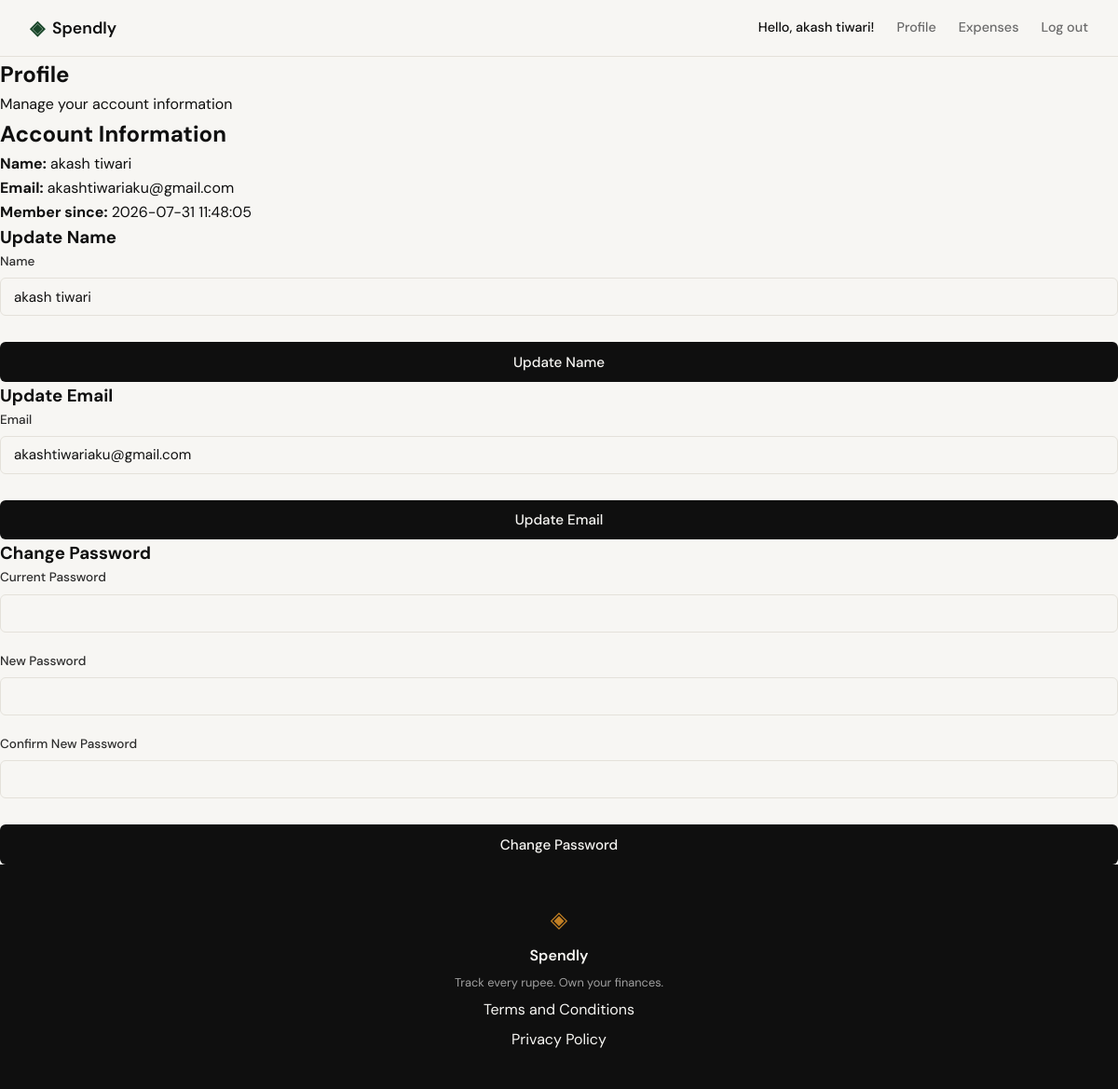
The app's page /profile (signed in) with its own data.
### tables this page shows
CREATE TABLE users (
            id INTEGER PRIMARY KEY AUTOINCREMENT,
            name TEXT NOT NULL,
            email TEXT UNIQUE NOT NULL,
            password_hash TEXT NOT NULL,
            created_at TEXT DEFAULT CURRENT_TIMESTAMP
        );

### app.py (the view)
@app.route("/profile")
@login_required
def profile():
    user = get_user_by_id(session['user_id'])
    if user is None:
        flash("User not found.", "error")
        return redirect(url_for("login"))
    return render_template("profile.html", user=user)

### app.py (called while the page is built)
def is_authenticated():
    return 'user_id' in session

def login_required(f):
    from functools import wraps
    @wraps(f)
    def decorated_function(*args, **kwargs):
        if not is_authenticated():
            flash('Please log in to access this page.', 'warning')
            return redirect(url_for('login'))
        return f(*args, **kwargs)
    return decorated_function

### database/db.py (called while the page is built)
def get_db():
    db = getattr(g, '_database', None)
    if db is None:
        db = g._database = sqlite3.connect(DATABASE)
        db.row_factory = sqlite3.Row
        db.execute("PRAGMA foreign_keys = ON")
    return db

def get_user_by_id(user_id):
    db = get_db()
    cursor = db.cursor()
    cursor.execute('SELECT * FROM users WHERE id = ?', (user_id,))
    return cursor.fetchone()

### templates/profile.html (shortened to what this page needs)
{% extends "base.html" %}
{% block content %}
<section class="profile-section">
    <div class="profile-container">
        <div class="profile-header">
            <h1 class="profile-title">Profile</h1>
            <p class="profile-subtitle">Manage your account information</p>
        </div>
        <div class="profile-card">
            <div class="profile-info">
                <h2>Account Information</h2>
                <p><strong>Name:</strong> {{ user.name }}</p>
                <p><strong>Email:</strong> {{ user.email }}</p>
                <p><strong>Member since:</strong> {{ user.created_at }}</p>
            </div>
            <div class="profile-forms">
                <form method="POST" action="{{ url_for('update_name') }}" class="update-form">
                    <h3>Update Name</h3>
                    <div class="form-group">
                        <label for="name">Name</label>
                        <input type="text" id="name" name="name" class="form-input" value="{{ user.name }}" required>
                    </div>
                    <button type="submit" class="btn-submit">Update Name</button>
                </form>
                <form method="POST" action="{{ url_for('update_email') }}" class="update-form">
                    <h3>Update Email</h3>
                    <div class="form-group">
                        <label for="email">Email</label>
                        <input type="email" id="email" name="email" class="form-input" value="{{ user.email }}" required>
                    </div>
                    <button type="submit" class="btn-submit">Update Email</button>
                </form>
                <form method="POST" action="{{ url_for('change_password') }}" class="update-form">
                    <h3>Change Password</h3>
                    <div class="form-group">
                        <label for="current_password">Current Password</label>
                        <input type="password" id="current_password" name="current_password" class="form-input" required>
                    </div>
                    <div class="form-group">
                        <label for="new_password">New Password</label>
                        <input type="password" id="new_password" name="new_password" class="form-input" required>
                    </div>
                    <div class="form-group">
                        <label for="confirm_password">Confirm New Password</label>
                        <input type="password" id="confirm_password" name="confirm_password" class="form-input" required>
                    </div>
                    <button type="submit" class="btn-submit">Change Password</button>
                </form>
            </div>
        </div>
    </div>
</section>
{% endblock %}

### templates/base.html (shortened to what this page needs)
<!DOCTYPE html>
<html lang="en">
<head>
    <link rel="stylesheet" href="{{ url_for('static', filename='css/style.css') }}">
</head>
<body>
    <nav class="navbar">
        <div class="nav-inner">
            <a href="{{ url_for('landing') }}" class="nav-brand">
                <span class="brand-icon">◈</span>
                <span class="brand-name">Spendly</span>
            </a>
            <div class="nav-links">
                {% if session.user_id %}
                  <span class="nav-user">Hello, {{ session.user_name }}!</span>
                  <a href="{{ url_for('profile') }}">Profile</a>
                  <a href="{{ url_for('expenses_index') }}">Expenses</a>
                  <a href="{{ url_for('logout') }}">Log out</a>
                {% else %}
                  <a href="{{ url_for('login') }}">Sign in</a>
                  <a href="{{ url_for('register') }}" class="nav-cta">Get started</a>
                {% endif %}
            </div>
        </div>
    </nav>
    <main class="main-content">
        {% block content %}{% endblock %}
    </main>
    <footer class="footer">
        <div class="footer-inner">
            <span class="brand-icon">◈</span>
            <span class="footer-name">Spendly</span>
            <p class="footer-copy">Track every rupee. Own your finances.</p>
            <a href="/terms">Terms and Conditions</a>
            <a href="/privacy">Privacy Policy</a>
        </div>
    </footer>
</body>
</html>

### static/css/style.css (style rules this page uses)
:root { --ink: #0f0f0f; --ink-soft: #2d2d2d; --ink-muted: #6b6b6b; --ink-faint: #a0a0a0; --paper: #f7f6f3; --paper-warm: #f0ede6; --paper-card: #ffffff; --accent: #1a472a; --accent-light: #e8f0eb; --accent-2: #c17f24; --accent-2-light: #fdf3e3; --danger: #c0392b; --danger-light: #fdecea; --border: #e4e1da; --border-soft: #eeebe4; --font-display: 'DM Serif Display', Georgia, serif; --font-body: 'DM Sans', system-ui, sans-serif; --max-width: 1200px; --auth-width: 440px; --radius-sm: 6px; --radius-md: 12px; --radius-lg: 20px; }
*, *::before, *::after { box-sizing: border-box; margin: 0; padding: 0; }
html { font-size: 16px; scroll-behavior: smooth; }
body { background: var(--paper); color: var(--ink); font-family: var(--font-body); font-size: 1rem; line-height: 1.6; -webkit-font-smoothing: antialiased; }
a { color: inherit; text-decoration: none; }
.navbar { position: sticky; top: 0; z-index: 100; background: var(--paper); border-bottom: 1px solid var(--border); padding: 0 2rem; }
.nav-inner { max-width: var(--max-width); margin: 0 auto; height: 60px; display: flex; align-items: center; justify-content: space-between; }
.nav-brand { display: flex; align-items: center; gap: 0.5rem; font-family: var(--font-body); font-weight: 600; font-size: 1.1rem; color: var(--ink); }
.brand-icon { color: var(--accent); font-size: 1.3rem; }
.brand-name { color: var(--ink); }
.nav-links { display: flex; align-items: center; gap: 1.5rem; font-size: 0.9rem; font-weight: 500; }
.nav-links a { color: var(--ink-muted); transition: color 0.2s; }
.main-content { min-height: calc(100vh - 60px - 100px); }
.form-group { margin-bottom: 1.25rem; }
.form-group label { display: block; font-size: 0.85rem; font-weight: 500; color: var(--ink-soft); margin-bottom: 0.4rem; }
.form-input { width: 100%; padding: 0.6rem 0.875rem; border: 1px solid var(--border); border-radius: var(--radius-sm); font-family: var(--font-body); font-size: 0.95rem; color: var(--ink); background: var(--paper); outline: none; transition: border-color 0.2s; }
.form-input::placeholder { color: var(--ink-faint); }
.btn-submit { width: 100%; padding: 0.7rem; background: var(--ink); color: var(--paper); border: none; border-radius: var(--radius-sm); font-family: var(--font-body); font-size: 0.95rem; font-weight: 500; cursor: pointer; transition: background 0.2s; margin-top: 0.5rem; }
.footer { background: var(--ink); color: var(--paper); padding: 2.5rem 2rem; text-align: center; }
.footer-inner { display: flex; flex-direction: column; align-items: center; gap: 0.4rem; }
.footer .brand-icon { color: var(--accent-2); font-size: 1.5rem; }
.footer-name { font-weight: 600; font-size: 1rem; }
.footer-copy { font-size: 0.8rem; color: var(--ink-faint); }

### records on screen
users: user_name "akash tiwari", name "akash tiwari", email "akashtiwariaku@gmail.com", created_at "2026-07-31 11:48:05"
